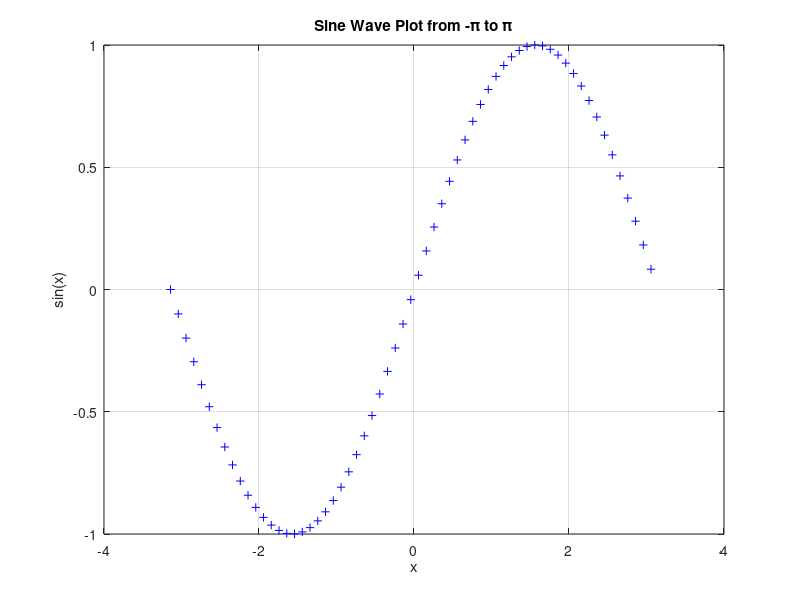

This figure's MATLAB source:
x = -pi : 0.1 : pi;
y = sin(x);

plot(x, y, "b+");
title("Sine Wave Plot from -π to π");
xlabel("x");
ylabel("sin(x)");
grid on;
